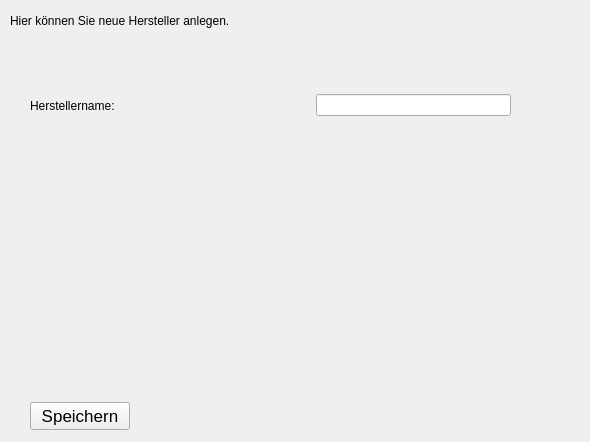
            <widget class="QWidget" name="tab_3">
             <attribute name="title">
              <string>Hersteller</string>
             </attribute>
             <widget class="QLabel" name="label_20">
              <property name="geometry">
               <rect>
                <x>10</x>
                <y>10</y>
                <width>461</width>
                <height>21</height>
               </rect>
              </property>
              <property name="text">
               <string>Hier können Sie neue Hersteller anlegen.</string>
              </property>
             </widget>
             <widget class="QWidget" name="layoutWidget_4">
              <property name="geometry">
               <rect>
                <x>30</x>
                <y>400</y>
                <width>551</width>
                <height>33</height>
               </rect>
              </property>
              <layout class="QHBoxLayout" name="horizontalLayout_26">
               <item>
                <widget class="QPushButton" name="b_create_producer">
                 <property name="minimumSize">
                  <size>
                   <width>100</width>
                   <height>0</height>
                  </size>
                 </property>
                 <property name="maximumSize">
                  <size>
                   <width>200</width>
                   <height>16777215</height>
                  </size>
                 </property>
                 <property name="font">
                  <font>
                   <pointsize>13</pointsize>
                  </font>
                 </property>
                 <property name="text">
                  <string>Speichern</string>
                 </property>
                </widget>
               </item>
               <item>
                <spacer name="horizontalSpacer_28">
                 <property name="orientation">
                  <enum>Qt::Horizontal</enum>
                 </property>
                 <property name="sizeHint" stdset="0">
                  <size>
                   <width>40</width>
                   <height>20</height>
                  </size>
                 </property>
                </spacer>
               </item>
              </layout>
             </widget>
             <widget class="QWidget" name="layoutWidget">
              <property name="geometry">
               <rect>
                <x>30</x>
                <y>90</y>
                <width>481</width>
                <height>31</height>
               </rect>
              </property>
              <layout class="QHBoxLayout" name="horizontalLayout_21">
               <item>
                <widget class="QLabel" name="label_21">
                 <property name="text">
                  <string>Herstellername:</string>
                 </property>
                </widget>
               </item>
               <item>
                <spacer name="horizontalSpacer_23">
                 <property name="orientation">
                  <enum>Qt::Horizontal</enum>
                 </property>
                 <property name="sizeHint" stdset="0">
                  <size>
                   <width>40</width>
                   <height>20</height>
                  </size>
                 </property>
                </spacer>
               </item>
               <item>
                <widget class="QLineEdit" name="t_name_p"/>
               </item>
              </layout>
             </widget>
            </widget>
